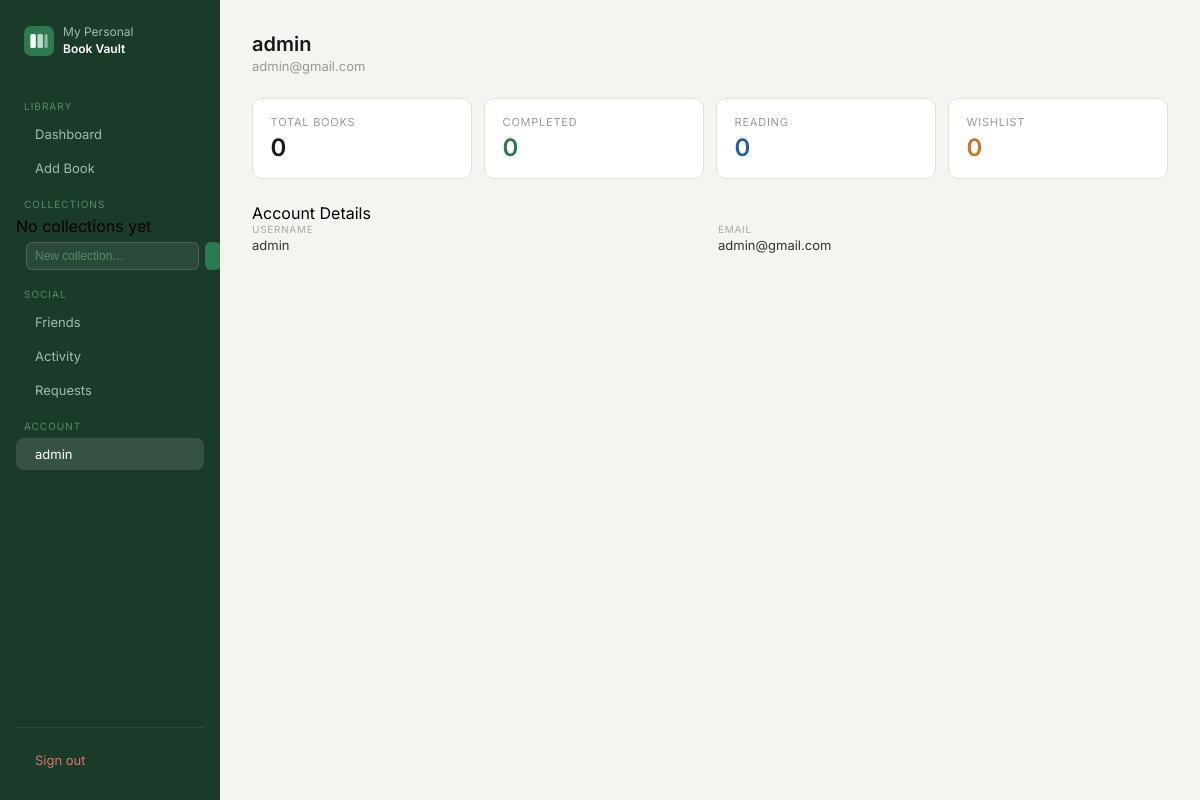
Before: /book/profile (signed in) with the older database file.
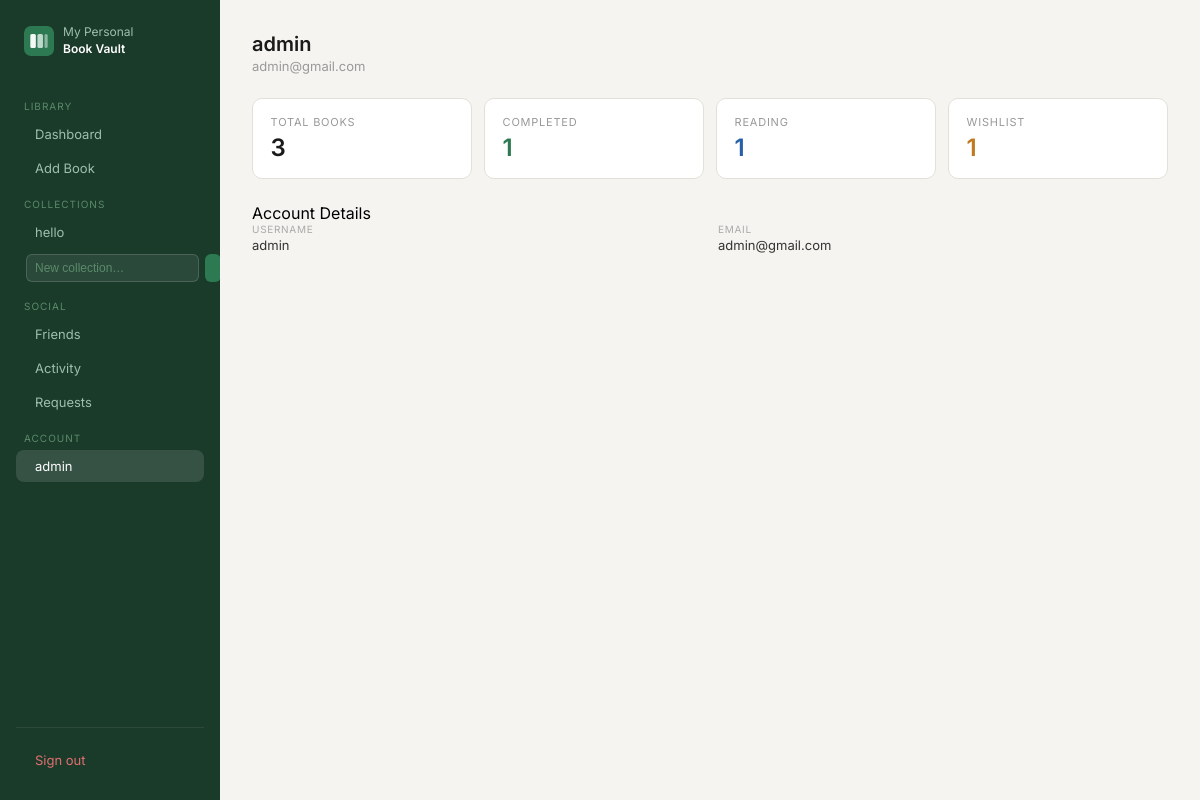
After: the same page with the newer database file.
### app/blueprints/collection/modules.py (models this page shows, shortened)
class Collection(db.Model):
    __tablename__="collection"
    cid=db.Column(db.Integer,primary_key=True)
    pid=db.Column(db.Integer,db.ForeignKey("credential.pid"),nullable=False)
    collection_name=db.Column(db.String(100),nullable=False)
    create_at=db.Column(db.DateTime,default=datetime.utcnow)
    user_books = db.relationship("Userbook", back_populates="collection")
    __table_args__=(db.UniqueConstraint("pid","collection_name",name="unique_collection"),)

### app/blueprints/book/routes.py (the view)
@book.route('/profile')
@login_required
def profile():
    total     = Userbook.query.filter_by(pid=current_user.pid).count()
    completed = Userbook.query.filter_by(pid=current_user.pid, status="Completed").count()
    reading   = Userbook.query.filter_by(pid=current_user.pid, status="Reading").count()
    wishlist  = Userbook.query.filter_by(pid=current_user.pid, status="Wishlist").count()
    return render_template("book/profile.html",
                           total=total, completed=completed,
                           reading=reading, wishlist=wishlist)

### app/blueprints/book/templates/book/profile.html (shortened to what this page needs)
{% extends "book/base.html" %}
{% block content %}
<div class="page-header">
  <div>
    <h1 class="page-title">{{ current_user.username }}</h1>
    <p class="page-sub">{{ current_user.email }}</p>
  </div>
</div>
<div class="stats">
  <div class="stat-card">
    <p class="stat-label">Total Books</p>
    <p class="stat-val">{{ total }}</p>
  </div>
  <div class="stat-card">
    <p class="stat-label">Completed</p>
    <p class="stat-val green">{{ completed }}</p>
  </div>
  <div class="stat-card">
    <p class="stat-label">Reading</p>
    <p class="stat-val blue">{{ reading }}</p>
  </div>
  <div class="stat-card">
    <p class="stat-label">Wishlist</p>
    <p class="stat-val amber">{{ wishlist }}</p>
  </div>
</div>
<div class="form-wrap" style="margin-top:1.5rem;">
  <p class="form-title">Account Details</p>
  <div class="book-details-grid">
    <div class="book-detail-item">
      <span class="detail-label">Username</span>
      <span>{{ current_user.username }}</span>
    </div>
    <div class="book-detail-item">
      <span class="detail-label">Email</span>
      <span>{{ current_user.email }}</span>
    </div>
  </div>
</div>
{% endblock %}

### app/blueprints/book/templates/book/base.html (shortened to what this page needs)
<!DOCTYPE html>
<html lang="en">
<head>
  <link rel="stylesheet" type="text/css" href="/css/style.css">
  <link rel="stylesheet" href="https://cdn.jsdelivr.net/npm/@tabler/icons-webfont@latest/tabler-icons.min.css">
</head>
<body class="app-body">
  <div class="app-layout">
    <aside class="sidebar">
      <div class="sidebar-brand">
        <span class="sidebar-brand-name">My Personal<br><strong>Book Vault</strong></span>
      </div>
      <span class="nav-section">Library</span>
      <a href="{{ url_for('book.home') }}"
         class="nav-item {% if request.endpoint == 'book.home' %}active{% endif %}">
         Dashboard
      </a>
      <a href="{{ url_for('book.book_add') }}"
         class="nav-item {% if request.endpoint == 'book.book_add' %}active{% endif %}">
         Add Book
      </a>
      <span class="nav-section">Collections</span>
{% for col in collections %}
<a href="{{ url_for('collection.collection_detail', cid=col.cid) }}"
   class="nav-item {% if request.endpoint == 'collection.collection_detail' and request.view_args.get('cid')|int == col.cid %}active{% endif %}">
   {{ col.collection_name }}
</a>
{% else %}
<span class="nav-empty">No collections yet</span>
{% endfor %}
<form method="POST" action="{{ url_for('collection.create_collection') }}" style="padding: 4px 10px;">
  <div class="input-wrap" style="display:flex;gap:6px;">
    <input type="text" name="collection_name" placeholder="New collection…"
           class="nav-input" required>
    <button type="submit" class="nav-create-btn">
    </button>
  </div>
</form>
<span class="nav-section">Social</span>
<a href="{{ url_for('friends.friends_list') }}"
   class="nav-item {% if request.endpoint and request.endpoint.startswith('friends.') %}active{% endif %}">
   Friends
</a>
<a href="{{ url_for('friends.activity_feed') }}"
   class="nav-item {% if request.endpoint == 'friends.activity_feed' %}active{% endif %}">
   Activity
</a>
<a href="{{ url_for('friends.requests_page') }}"
   class="nav-item {% if request.endpoint == 'friends.requests_page' %}active{% endif %}">
   Requests
</a>
      <span class="nav-section">Account</span>
<a href="{{ url_for('book.profile') }}"
   class="nav-item {% if request.endpoint == 'book.profile' %}active{% endif %}">
  {{ current_user.username }}
</a>
      <div class="sidebar-footer">
        <a href="{{ url_for('book.logout') }}" class="nav-item nav-item-danger">
           Sign out
        </a>
      </div>
    </aside>
    <main class="main-content">
      {% block content %}{% endblock %}
    </main>
  </div>
</body>
</html>

Changed rows visible on the page:
added Collection: collection_name "hello"
Other visible differences:
{{ total }}: "0" → "3"
{{ completed }}: "0" → "1"
{{ reading }}: "0" → "1"
{{ wishlist }}: "0" → "1"
text no longer shown: "No collections yet"
